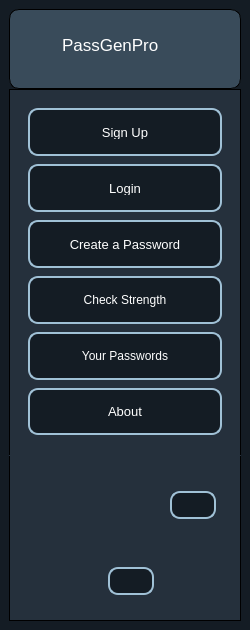
     <widget class="QCustomSlideMenu" name="Menu_Panel" native="true">
      <property name="minimumSize">
       <size>
        <width>250</width>
        <height>630</height>
       </size>
      </property>
      <property name="maximumSize">
       <size>
        <width>250</width>
        <height>630</height>
       </size>
      </property>
      <property name="styleSheet">
       <string notr="true">QWidget {
    background-color: #141C24  ;

}
</string>
      </property>
      <layout class="QVBoxLayout" name="verticalLayout">
       <property name="spacing">
        <number>0</number>
       </property>
       <property name="leftMargin">
        <number>9</number>
       </property>
       <property name="topMargin">
        <number>9</number>
       </property>
       <property name="rightMargin">
        <number>9</number>
       </property>
       <property name="bottomMargin">
        <number>9</number>
       </property>
       <item alignment="Qt::AlignTop">
        <widget class="QFrame" name="Main_Icon">
         <property name="minimumSize">
          <size>
           <width>0</width>
           <height>80</height>
          </size>
         </property>
         <property name="styleSheet">
          <string notr="true">QFrame {
    background-color: #394B5A  ;
	border:1px solid #ececec   ;
}
QLabel{
color:white;
}
#Main_Icon{
border:1px solid black;
border-radius:10px;
}
</string>
         </property>
         <property name="frameShape">
          <enum>QFrame::StyledPanel</enum>
         </property>
         <property name="frameShadow">
          <enum>QFrame::Raised</enum>
         </property>
         <layout class="QHBoxLayout" name="horizontalLayout_10">
          <property name="leftMargin">
           <number>6</number>
          </property>
          <property name="topMargin">
           <number>0</number>
          </property>
          <item alignment="Qt::AlignVCenter">
           <widget class="QLabel" name="App_icon">
            <property name="minimumSize">
             <size>
              <width>40</width>
              <height>40</height>
             </size>
            </property>
            <property name="maximumSize">
             <size>
              <width>40</width>
              <height>40</height>
             </size>
            </property>
            <property name="styleSheet">
             <string notr="true">QFrame {
    border: 0px solid black;
}
</string>
            </property>
            <property name="text">
             <string />
            </property>
            <property name="pixmap">
             <pixmap resource="../Qss/icons/_icons.qrc">:/icons/Icons/feather/unlock.png</pixmap>
            </property>
            <property name="scaledContents">
             <bool>true</bool>
            </property>
           </widget>
          </item>
          <item>
           <widget class="QLabel" name="Name_of_app">
            <property name="font">
             <font>
              <pointsize>13</pointsize>
             </font>
            </property>
            <property name="styleSheet">
             <string notr="true">QFrame {
    border: 0px solid black;
}
</string>
            </property>
            <property name="text">
             <string>PassGenPro </string>
            </property>
           </widget>
          </item>
         </layout>
        </widget>
       </item>
       <item>
        <widget class="QFrame" name="navigation_buttons">
         <property name="sizePolicy">
          <sizepolicy hsizetype="Preferred" vsizetype="Expanding">
           <horstretch>0</horstretch>
           <verstretch>0</verstretch>
          </sizepolicy>
         </property>
         <property name="minimumSize">
          <size>
           <width>100</width>
           <height>0</height>
          </size>
         </property>
         <property name="styleSheet">
          <string notr="true">QFrame {
    background-color: #25303C  ;
border:2px solid #25303C   ;
padding:10px;
}
QPushButton{
	background-color:#141C24;
	border : 2px solid #A0C1D6;
	padding:15px;
	border-radius:10px;
color:white;
}
QPushButton:hover {
    background-color: #394B5A;
}
#navigation_buttons{
border-top:1px solid black;
border-right:1px solid black;
border-left:1px solid black;
}
</string>
         </property>
         <property name="frameShape">
          <enum>QFrame::StyledPanel</enum>
         </property>
         <property name="frameShadow">
          <enum>QFrame::Raised</enum>
         </property>
         <layout class="QVBoxLayout" name="verticalLayout_2">
          <property name="spacing">
           <number>8</number>
          </property>
          <property name="leftMargin">
           <number>8</number>
          </property>
          <property name="topMargin">
           <number>8</number>
          </property>
          <property name="rightMargin">
           <number>8</number>
          </property>
          <property name="bottomMargin">
           <number>8</number>
          </property>
          <item>
           <widget class="QPushButton" name="Sign_Up_btn">
            <property name="font">
             <font>
              <pointsize>10</pointsize>
             </font>
            </property>
            <property name="cursor">
             <cursorShape>PointingHandCursor</cursorShape>
            </property>
            <property name="text">
             <string>Sign Up</string>
            </property>
            <property name="icon">
             <iconset resource="../Qss/icons/_icons.qrc">
              <normaloff>:/icons/Icons/feather/user-plus.png</normaloff>:/icons/Icons/feather/user-plus.png</iconset>
            </property>
           </widget>
          </item>
          <item>
           <widget class="QPushButton" name="Login_In_btn">
            <property name="font">
             <font>
              <pointsize>10</pointsize>
             </font>
            </property>
            <property name="cursor">
             <cursorShape>PointingHandCursor</cursorShape>
            </property>
            <property name="text">
             <string>Login</string>
            </property>
            <property name="icon">
             <iconset resource="../Qss/icons/_icons.qrc">
              <normaloff>:/icons/Icons/feather/user.png</normaloff>:/icons/Icons/feather/user.png</iconset>
            </property>
            <property name="autoDefault">
             <bool>false</bool>
            </property>
           </widget>
          </item>
          <item>
           <widget class="QPushButton" name="Create_pass_btn">
            <property name="font">
             <font>
              <pointsize>10</pointsize>
             </font>
            </property>
            <property name="cursor">
             <cursorShape>PointingHandCursor</cursorShape>
            </property>
            <property name="text">
             <string>Create a Password</string>
            </property>
            <property name="icon">
             <iconset resource="../Qss/icons/_icons.qrc">
              <normaloff>:/icons/Icons/feather/key.png</normaloff>:/icons/Icons/feather/key.png</iconset>
            </property>
           </widget>
          </item>
          <item>
           <widget class="QPushButton" name="Check_pass_btn">
            <property name="cursor">
             <cursorShape>PointingHandCursor</cursorShape>
            </property>
            <property name="text">
             <string>Check Strength</string>
            </property>
            <property name="icon">
             <iconset resource="../Qss/icons/_icons.qrc">
              <normaloff>:/icons/Icons/feather/check-square.png</normaloff>:/icons/Icons/feather/check-square.png</iconset>
            </property>
           </widget>
          </item>
          <item>
           <widget class="QPushButton" name="History_btn">
            <property name="cursor">
             <cursorShape>PointingHandCursor</cursorShape>
            </property>
            <property name="text">
             <string>Your Passwords</string>
            </property>
            <property name="icon">
             <iconset resource="../Qss/icons/_icons.qrc">
              <normaloff>:/icons/Icons/feather/hard-drive.png</normaloff>:/icons/Icons/feather/hard-drive.png</iconset>
            </property>
           </widget>
          </item>
          <item>
           <widget class="QPushButton" name="About_btn">
            <property name="font">
             <font>
              <pointsize>10</pointsize>
             </font>
            </property>
            <property name="cursor">
             <cursorShape>PointingHandCursor</cursorShape>
            </property>
            <property name="text">
             <string>About</string>
            </property>
            <property name="icon">
             <iconset resource="../Qss/icons/_icons.qrc">
              <normaloff>:/icons/Icons/feather/info.png</normaloff>:/icons/Icons/feather/info.png</iconset>
            </property>
           </widget>
          </item>
         </layout>
        </widget>
       </item>
       <item alignment="Qt::AlignBottom">
        <widget class="QFrame" name="Referral_websites">
         <property name="sizePolicy">
          <sizepolicy hsizetype="Preferred" vsizetype="Expanding">
           <horstretch>0</horstretch>
           <verstretch>0</verstretch>
          </sizepolicy>
         </property>
         <property name="styleSheet">
          <string notr="true">QFrame {
    background-color: #25303C  ;
	border:1px solid #25303C   ;
}
#Referral_websites{
border-bottom:1px solid black;
border-right:1px solid black;
border-left:1px solid black;
}
QPushButton{
	background-color:#141C24;
	border:2px solid #A0C1D6;
	padding:5px;
	border-radius:10px;
color:white;
margin:5px;
}
QPushButton:hover {
    background-color: #394B5A;
}</string>
         </property>
         <property name="frameShape">
          <enum>QFrame::StyledPanel</enum>
         </property>
         <property name="frameShadow">
          <enum>QFrame::Raised</enum>
         </property>
         <layout class="QVBoxLayout" name="verticalLayout_3">
          <item alignment="Qt::AlignHCenter|Qt::AlignVCenter">
           <widget class="QFrame" name="Github_Referral">
            <property name="frameShape">
             <enum>QFrame::StyledPanel</enum>
            </property>
            <property name="frameShadow">
             <enum>QFrame::Raised</enum>
            </property>
            <layout class="QHBoxLayout" name="horizontalLayout_11">
             <item alignment="Qt::AlignVCenter">
              <widget class="QLabel" name="icon_Github">
               <property name="minimumSize">
                <size>
                 <width>60</width>
                 <height>60</height>
                </size>
               </property>
               <property name="maximumSize">
                <size>
                 <width>60</width>
                 <height>60</height>
                </size>
               </property>
               <property name="font">
                <font>
                 <pointsize>9</pointsize>
                </font>
               </property>
               <property name="styleSheet">
                <string notr="true">QFrame {
    border: 0px solid black;
}
</string>
               </property>
               <property name="text">
                <string />
               </property>
               <property name="pixmap">
                <pixmap resource="../Qss/icons/_icons.qrc">:/images/Images/github-mark-white.png</pixmap>
               </property>
               <property name="scaledContents">
                <bool>true</bool>
               </property>
              </widget>
             </item>
             <item alignment="Qt::AlignVCenter">
              <widget class="QLabel" name="Name_Github">
               <property name="minimumSize">
                <size>
                 <width>90</width>
                 <height>40</height>
                </size>
               </property>
               <property name="maximumSize">
                <size>
                 <width>90</width>
                 <height>40</height>
                </size>
               </property>
               <property name="font">
                <font>
                 <pointsize>8</pointsize>
                </font>
               </property>
               <property name="styleSheet">
                <string notr="true">QFrame {
    border: 0px solid black;
}
</string>
               </property>
               <property name="text">
                <string />
               </property>
               <property name="pixmap">
                <pixmap resource="../Qss/icons/_icons.qrc">:/images/Images/GitHub_Logo_White.png</pixmap>
               </property>
               <property name="scaledContents">
                <bool>true</bool>
               </property>
              </widget>
             </item>
             <item alignment="Qt::AlignHCenter">
              <widget class="QPushButton" name="GitHub_link">
               <property name="cursor">
                <cursorShape>PointingHandCursor</cursorShape>
               </property>
               <property name="text">
                <string />
               </property>
               <property name="icon">
                <iconset resource="../Qss/icons/_icons.qrc">
                 <normaloff>:/icons/Icons/feather/clipboard.png</normaloff>:/icons/Icons/feather/clipboard.png</iconset>
               </property>
              </widget>
             </item>
            </layout>
           </widget>
          </item>
          <item alignment="Qt::AlignHCenter|Qt::AlignVCenter">
           <widget class="QFrame" name="LinkedIn_Referral">
            <property name="frameShape">
             <enum>QFrame::StyledPanel</enum>
            </property>
            <property name="frameShadow">
             <enum>QFrame::Raised</enum>
            </property>
            <layout class="QHBoxLayout" name="horizontalLayout_12">
             <item alignment="Qt::AlignHCenter">
              <widget class="QLabel" name="icon_Linkedin">
               <property name="minimumSize">
                <size>
                 <width>0</width>
                 <height>40</height>
                </size>
               </property>
               <property name="maximumSize">
                <size>
                 <width>140</width>
                 <height>40</height>
                </size>
               </property>
               <property name="styleSheet">
                <string notr="true">QFrame {
    border: 0px solid black;
}
</string>
               </property>
               <property name="text">
                <string />
               </property>
               <property name="pixmap">
                <pixmap resource="../Qss/icons/_icons.qrc">:/images/Images/LinkedIn_2021.svg</pixmap>
               </property>
               <property name="scaledContents">
                <bool>true</bool>
               </property>
              </widget>
             </item>
             <item alignment="Qt::AlignHCenter">
              <widget class="QPushButton" name="LinkedIn_Link">
               <property name="cursor">
                <cursorShape>PointingHandCursor</cursorShape>
               </property>
               <property name="text">
                <string />
               </property>
               <property name="icon">
                <iconset resource="../Qss/icons/_icons.qrc">
                 <normaloff>:/icons/Icons/feather/clipboard.png</normaloff>:/icons/Icons/feather/clipboard.png</iconset>
               </property>
              </widget>
             </item>
            </layout>
           </widget>
          </item>
         </layout>
        </widget>
       </item>
      </layout>
     </widget>
